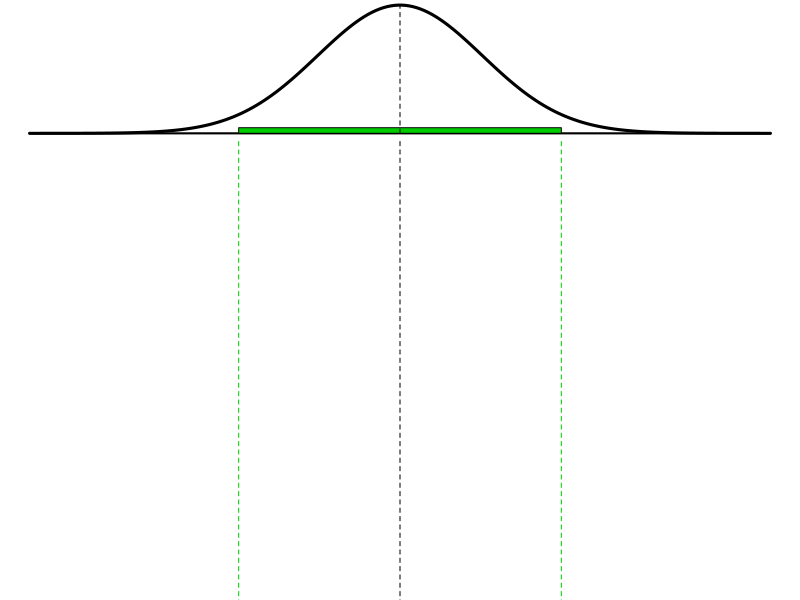

Here is the R script that generated this plot: (Note: this script raises an error after producing the figure.)
## ---- chunk 1
## Functions used below
make.smplingdist <- function(mu,SE,C=0.95) {
  op <- par(mar=(c(0,0,0,0)),las=1,tcl=-0.2)
  z <- qnorm(C+(1-C)/2,0,1)
  x <- seq(mu-4.5*SE,mu+4.5*SE,length.out=200)
  plot(x,dnorm(x,mu,SE),type="l",lwd=3,xlab="",ylab="",axes=FALSE)
  lines(range(x),c(0,0),lwd=2)
  rect(mu-z*SE,0,mu+z*SE,dnorm(mu-2.5*SE,mu,SE),col="green3")
  lines(c(mu,mu),c(0,dnorm(mu,mu,SE)),lty=2)
  par(op)
} # end make.smplingdist

make.CI<-function(mu,SE,C=0.95,num=100) {
  op <- par(mar=(c(0,0,0,0)),las=1,tcl=-0.2,yaxs="i")
  z <- qnorm(C+(1-C)/2,0,1)
  xlmts <- c(mu-4.5*SE,mu+4.5*SE); ylmts <- c(0,num+1)
  plot(0,0,type="l",xlim=xlmts,ylim=ylmts,axes=FALSE)
  lines(c(mu,mu),c(ylmts[1]-10,ylmts[2]+10),lty=2)
  lines(rep(mu-z*SE,2),c(ylmts[1]-10,ylmts[2]+10),lty=2,col="green3")
  lines(rep(mu+z*SE,2),c(ylmts[1]-10,ylmts[2]+10),lty=2,col="green3")
  rect(mu-z*SE,ylmts[1],mu+z*SE,ylmt[2],
       col=col2rgbt("green3",0.05),border=NA,xpd=TRUE)
  for (i in 1:num) {
    xbar <- rnorm(1,mu,SE)
    lci <- xbar-z*SE; uci <- xbar+z*SE
    clr1 <- ifelse(uci<mu | lci>mu,"red","black")
    clr2 <- ifelse(lci>mu | uci<mu,"white",clr1)
    lines(c(lci,uci),c(i,i),col=clr1)
    points(xbar,i,cex=0.5,pch=21,col=clr1,bg=clr2)
  }  #i
  par(op)
} # end make.CI
## ---- chunk 2
set.seed(20)
# Create new window w/ 2 panes - top is smaller
layout(c(1,2),1,.3)
n <- 50; mu <- 98.06; sigma <- 31.49; SE <- sigma/sqrt(n)
# Calls fnx to make the sampling distribution
make.smplingdist(mu,SE)
# Calls fnx to take samples and make CIs
make.CI(mu,SE)
## ---- chunk 3
par(mfrow=c(1,2),mar=c(0,0,0,0),las=1,tcl=-0.2)
set.seed(21)
layout(matrix(c(1,2,3,4),nrow=2,byrow=FALSE),heights=c(0.3,1))
n <- 50; mu <- 98.06; sigma <- 31.49; SE <- sigma/sqrt(n)
make.smplingdist(mu,SE,C=0.9)
make.CI(mu,SE,C=0.9)
make.smplingdist(mu,SE,C=0.8)
make.CI(mu,SE,C=0.8)
## ---- chunk 4
tibble("$\\alpha$"=c(0.01,0.05,0.10),
       C=c("99%","95%","90%")) %>%
  knitr::kable(booktabs=TRUE,align="c",caption="Several common confidence levels (C) and the corresponding probability of a Type I error (&alpha;).") %>%
  kableExtra::kable_classic("hover",full_width=FALSE,html_font=khfont) %>%
  kableExtra::row_spec(0,bold=TRUE) %>%
  kableExtra::column_spec(1:2,width="1in")
## ---- chunk 5
tibble("$H_{A}$"=c("$\\neq$","$\\lt$","$\\gt$"),
       "Confidence Region"=c("Interval (CI)", "Upper Bound (UCB)",
                             "Lower Bound (LCB)"),
       "Interpretation"=c("Parameter between CI values",
                          "Parameter less than UCB value",
                          "Parameter greater than UCB value")) %>%
  knitr::kable(booktabs=TRUE,align="c",caption="Confidence regions and their interpretation in relation to alternative hypotheses ($H_{A}$) types.") %>%
  kableExtra::kable_classic("hover",full_width=FALSE,html_font=khfont) %>%
  kableExtra::row_spec(0,bold=TRUE) %>%
  kableExtra::column_spec(1,width="0.6in") %>%
  kableExtra::column_spec(2:3,width="2.7in")
## ---- chunk 6
par(mfcol=c(1,3),mar=c(2,0,2,0),las=1,tcl=-0.2)
x0 <- seq(-4,4,length.out=200); norm0 <- dnorm(x0,0,1)
CRegClr <- col2rgbt("yellow",0.3)
ARegClr <- col2rgbt("red",0.3)

plot(x0,norm0,type="l",xlab="",ylab="",axes=FALSE,lwd=3)
mtext(expression(bold(H[A]:mu!=mu[0])),3)
cv1 <- 1.96
xc1 <- c(cv1,x0[x0>=cv1],cv1); yc1 <- c(0,norm0[x0>=cv1],0)
polygon(xc1,yc1,col=ARegClr)
cv2 <- -1.96
xc2 <- c(cv2,x0[x0<=cv2],cv2);  yc2 <- c(0,norm0[x0<=cv2],0)
polygon(xc2,yc2,col=ARegClr)
xc3<-c(cv2,x0[(x0<=cv1 & x0>=cv2)],cv1,cv2)
yc3<-c(0,norm0[(x0<=cv1 & x0>=cv2)],0,0)
polygon(xc3,yc3,col=CRegClr,border="gray30")
lines(x0,norm0,lwd=3)  #redraw lines to cover borders
text(cv2,-0.03,expression(paste(-z,"*")),cex=2,xpd=TRUE)
text(cv1,-0.03,expression(paste(+z,"*")),cex=2,xpd=TRUE)
text(3.2,0.10,expression(frac(alpha,2)),col="blue3",cex=1.5)
arrows(2.8,0.10,2.2,0.01,col="blue3",length=0.1,lwd=2)
text(-3.2,0.10,expression(frac(alpha,2)),col="blue3",cex=1.5)
arrows(-2.8,0.10,-2.2,0.01,col="blue3",length=0.1,lwd=2)
text(0,0.15,expression(C),col="blue3",cex=2)

plot(x0,norm0,type="l",xlab="",ylab="",axes=FALSE,lwd=3)
mtext(expression(bold(H[A]:mu<mu[0])),3)
cv1 <- 1.645
xc1 <- c(cv1,x0[x0>=cv1],cv1); yc1 <-c(0,norm0[x0>=cv1],0)
polygon(xc1,yc1,col=ARegClr)
xc3 <- c(cv1,x0[x0<=cv1],cv1); yc3 <- c(0,norm0[x0<=cv1],0)
polygon(xc3,yc3,col=CRegClr,border="gray30")
lines(x0,norm0,lwd=3)   #redraw lines to cover borders
text(cv1,-0.03,expression(paste(+z,"*")),cex=2,xpd=TRUE)
text(2.8,0.12,expression(alpha),col="blue3",cex=2)
arrows(2.8,0.10,2.2,0.01,col="blue3",length=0.1,lwd=2)
text(0,0.15,expression(C),col="blue3",cex=2)

plot(x0,norm0,type="l",xlab="",ylab="",axes=FALSE,lwd=3)
mtext(expression(bold(H[A]:mu>mu[0])),3)
cv2 <- -1.645
xc2 <- c(cv2,x0[x0<=cv2],cv2); yc2 <- c(0,norm0[x0<=cv2],0)
polygon(xc2,yc2,col=ARegClr)
xc3 <- c(cv2,x0[x0>=cv2],cv2); yc3 <- c(0,norm0[x0>=cv2],0)
polygon(xc3,yc3,col=CRegClr,border="gray30")
lines(x0,norm0,lwd=3)   #redraw lines to cover borders
text(cv2,-0.03,expression(paste(-z,"*")),cex=2,xpd=TRUE)
text(-2.8,0.12,expression(alpha),col="blue3",cex=2)
arrows(-2.8,0.10,-2.2,0.01,col="blue3",length=0.1,lwd=2)
text(0,0.15,expression(C),col="blue3",cex=2)
## ---- chunk 7
( distrib(0.95,type="q") )
## ---- chunk 8
( distrib(0.995,type="q") )
## ---- chunk 9
( distrib(0.90,type="q",lower.tail=FALSE) )
